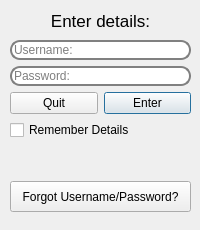
<?xml version="1.0" encoding="UTF-8"?>
<ui version="4.0">
 <class>loginWindow</class>
 <widget class="QWidget" name="loginWindow">
  <property name="geometry">
   <rect>
    <x>0</x>
    <y>0</y>
    <width>200</width>
    <height>230</height>
   </rect>
  </property>
  <property name="minimumSize">
   <size>
    <width>200</width>
    <height>230</height>
   </size>
  </property>
  <property name="maximumSize">
   <size>
    <width>200</width>
    <height>230</height>
   </size>
  </property>
  <property name="windowTitle">
   <string>Login</string>
  </property>
  <widget class="QWidget" name="gridLayoutWidget">
   <property name="geometry">
    <rect>
     <x>10</x>
     <y>40</y>
     <width>181</width>
     <height>149</height>
    </rect>
   </property>
   <layout class="QGridLayout" name="gridLayout">
    <item row="5" column="0">
     <spacer name="verticalSpacer">
      <property name="orientation">
       <enum>Qt::Vertical</enum>
      </property>
      <property name="sizeHint" stdset="0">
       <size>
        <width>20</width>
        <height>40</height>
       </size>
      </property>
     </spacer>
    </item>
    <item row="2" column="0">
     <layout class="QHBoxLayout" name="horizontalLayout">
      <item>
       <widget class="QPushButton" name="gui_exit">
        <property name="sizePolicy">
         <sizepolicy hsizetype="Preferred" vsizetype="Preferred">
          <horstretch>0</horstretch>
          <verstretch>0</verstretch>
         </sizepolicy>
        </property>
        <property name="text">
         <string>Quit</string>
        </property>
       </widget>
      </item>
      <item>
       <widget class="QPushButton" name="gui_continue">
        <property name="sizePolicy">
         <sizepolicy hsizetype="Preferred" vsizetype="Preferred">
          <horstretch>0</horstretch>
          <verstretch>0</verstretch>
         </sizepolicy>
        </property>
        <property name="text">
         <string>Enter</string>
        </property>
        <property name="checkable">
         <bool>false</bool>
        </property>
        <property name="default">
         <bool>true</bool>
        </property>
        <property name="flat">
         <bool>false</bool>
        </property>
       </widget>
      </item>
     </layout>
    </item>
    <item row="1" column="0">
     <widget class="QLineEdit" name="gui_password">
      <property name="styleSheet">
       <string notr="true">QLineEdit {
 border: 2px solid gray;
 border-radius: 10px;
 color: black;
 background-color: white
}</string>
      </property>
      <property name="echoMode">
       <enum>QLineEdit::Password</enum>
      </property>
      <property name="placeholderText">
       <string>Password:</string>
      </property>
     </widget>
    </item>
    <item row="0" column="0">
     <widget class="QLineEdit" name="gui_username">
      <property name="styleSheet">
       <string notr="true">QLineEdit {
 border: 2px solid gray;
 border-radius: 10px;
 color: black;
 background-color: white
}

</string>
      </property>
      <property name="placeholderText">
       <string>Username:</string>
      </property>
     </widget>
    </item>
    <item row="3" column="0">
     <widget class="QCheckBox" name="gui_rememberDetails">
      <property name="sizePolicy">
       <sizepolicy hsizetype="Preferred" vsizetype="Preferred">
        <horstretch>0</horstretch>
        <verstretch>0</verstretch>
       </sizepolicy>
      </property>
      <property name="layoutDirection">
       <enum>Qt::LeftToRight</enum>
      </property>
      <property name="text">
       <string>Remember Details</string>
      </property>
      <property name="tristate">
       <bool>false</bool>
      </property>
     </widget>
    </item>
   </layout>
  </widget>
  <widget class="QLabel" name="label">
   <property name="geometry">
    <rect>
     <x>10</x>
     <y>10</y>
     <width>181</width>
     <height>21</height>
    </rect>
   </property>
   <property name="font">
    <font>
     <pointsize>13</pointsize>
    </font>
   </property>
   <property name="text">
    <string>Enter details:</string>
   </property>
   <property name="textFormat">
    <enum>Qt::AutoText</enum>
   </property>
   <property name="alignment">
    <set>Qt::AlignCenter</set>
   </property>
   <property name="wordWrap">
    <bool>false</bool>
   </property>
  </widget>
  <widget class="QWidget" name="horizontalLayoutWidget_2">
   <property name="geometry">
    <rect>
     <x>10</x>
     <y>181</y>
     <width>181</width>
     <height>31</height>
    </rect>
   </property>
   <layout class="QHBoxLayout" name="horizontalLayout_2">
    <item>
     <widget class="QToolButton" name="gui_resetPassword">
      <property name="sizePolicy">
       <sizepolicy hsizetype="Preferred" vsizetype="Preferred">
        <horstretch>0</horstretch>
        <verstretch>0</verstretch>
       </sizepolicy>
      </property>
      <property name="text">
       <string>Forgot Username/Password?</string>
      </property>
     </widget>
    </item>
   </layout>
  </widget>
  <widget class="QLabel" name="gui_loginState">
   <property name="geometry">
    <rect>
     <x>10</x>
     <y>160</y>
     <width>181</width>
     <height>16</height>
    </rect>
   </property>
   <property name="text">
    <string/>
   </property>
   <property name="alignment">
    <set>Qt::AlignCenter</set>
   </property>
  </widget>
 </widget>
 <resources/>
 <connections/>
</ui>
